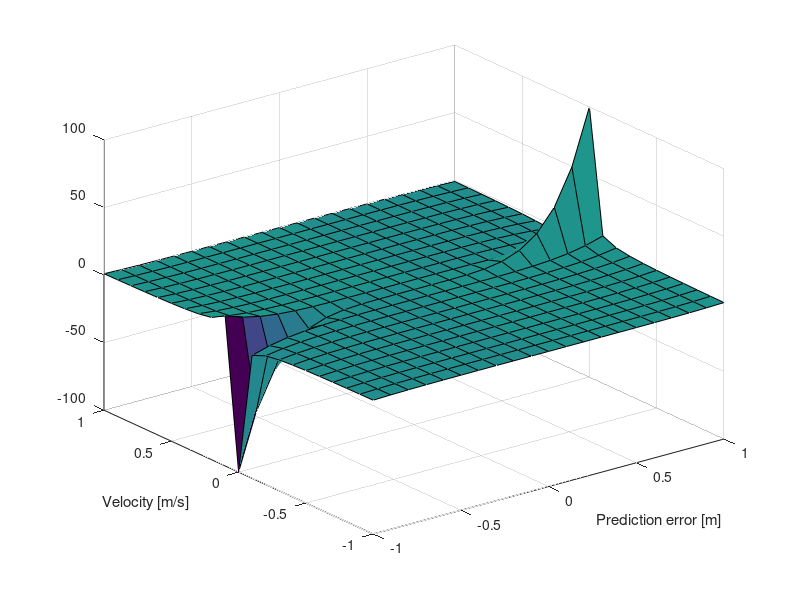

Reproduce this figure in MATLAB.
% Testing of a strain cost function
clc
close all
clear
err = -1:0.1:1;
vel = -1:0.1:1;
[X,Y] = meshgrid(err,vel);
F = (X.^5)./(-Y+ 0.01);
surf(X,Y,F)
xlabel('Prediction error [m]')
ylabel('Velocity [m/s]')
zlabel('')